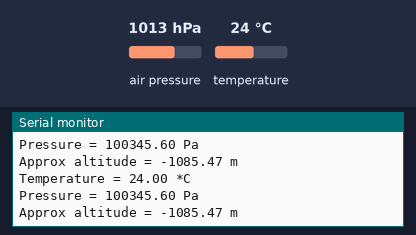
A sketch run on a simulated Arduino Uno, built with avr-gcc and run on an emulated ATmega328P. Shown: the last lines printed to the serial monitor. Inputs (shaded band) come from the test bench; at power-on: air pressure 1013 hPa, temperature 24 °C.

Above: at 1.2 s.
1.3 s: air pressure set to 952 hPa
At 2.6 s:
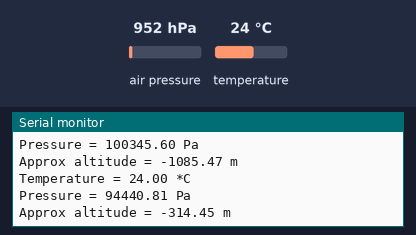
2.8 s: temperature set to 12 °C
At 3.9 s:
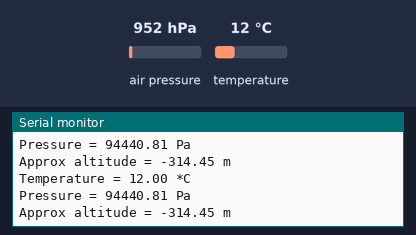
4.3 s: air pressure set to 975 hPa
At 5.7 s:
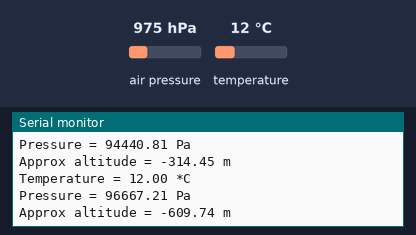
Timing chart, 0 to 7.3 s (numbered marks = the images above; inputs shaded):
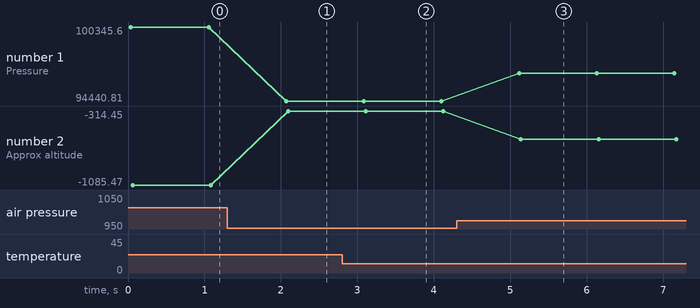

Measured:
- after the input at 1.3 s, the serial monitor: prints a new line after 0.77 s (image 1)
- after the input at 2.8 s, the serial monitor: prints a new line after 0.26 s (image 2)
- after the input at 4.3 s, the serial monitor: prints a new line after 0.82 s (image 3)
- plotted number 1: 100345.6 → 94440.81 after the input at 1.3 s, 94440.81 → 96667.21 after the input at 4.3 s
- plotted number 2: -1085.47 → -314.45 after the input at 1.3 s, -314.45 → -609.74 after the input at 4.3 s

The sketch:

barometer.ino
```cpp
#include <Wire.h>
#include <SPI.h>
#include <Adafruit_BMP280.h>

#define BMP_SCK  (13)
#define BMP_MISO (12)
#define BMP_MOSI (11)
#define BMP_CS   (10)

Adafruit_BMP280 bmp; // I2C
//Adafruit_BMP280 bmp(BMP_CS); // hardware SPI
//Adafruit_BMP280 bmp(BMP_CS, BMP_MOSI, BMP_MISO,  BMP_SCK);

void setup() {
  Serial.begin(9600);
  while ( !Serial ) delay(100);   // wait for native usb
  Serial.println(F("BMP280 test"));
  unsigned status;
  //status = bmp.begin(BMP280_ADDRESS_ALT, BMP280_CHIPID);
  status = bmp.begin(0x76);
  if (!status) {
    Serial.println(F("Could not find a valid BMP280 sensor, check wiring or "
                      "try a different address!"));
    Serial.print("SensorID was: 0x"); Serial.println(bmp.sensorID(),16);
    Serial.print("        ID of 0xFF probably means a bad address, a BMP 180 or BMP 085\n");
    Serial.print("   ID of 0x56-0x58 represents a BMP 280,\n");
    Serial.print("        ID of 0x60 represents a BME 280.\n");
    Serial.print("        ID of 0x61 represents a BME 680.\n");
    while (1) delay(10);
  }

  bmp.setSampling(Adafruit_BMP280::MODE_NORMAL,     /* Operating Mode. */
                  Adafruit_BMP280::SAMPLING_X2,     /* Temp. oversampling */
                  Adafruit_BMP280::SAMPLING_X16,    /* Pressure oversampling */
                  Adafruit_BMP280::FILTER_X16,      /* Filtering. */
                  Adafruit_BMP280::STANDBY_MS_500); /* Standby time. */
}

void loop() {
    Serial.print(F("Temperature = "));
    Serial.print(bmp.readTemperature());
    Serial.println(" *C");

    float pressure = bmp.readPressure();
    float new_pressure = 0.968*pressure +2287.2;

    Serial.print(F("Pressure = "));
    Serial.print(new_pressure);
    Serial.println(" Pa");

    float alt = bmp.readAltitude(1011.9);
    float new_alt = 1.48*alt - 1071.9;

    Serial.print(F("Approx altitude = "));
    Serial.print(new_alt); /* Adjusted to local forecast! */
    Serial.println(" m");

    Serial.println();
    delay(1000);
}
```
